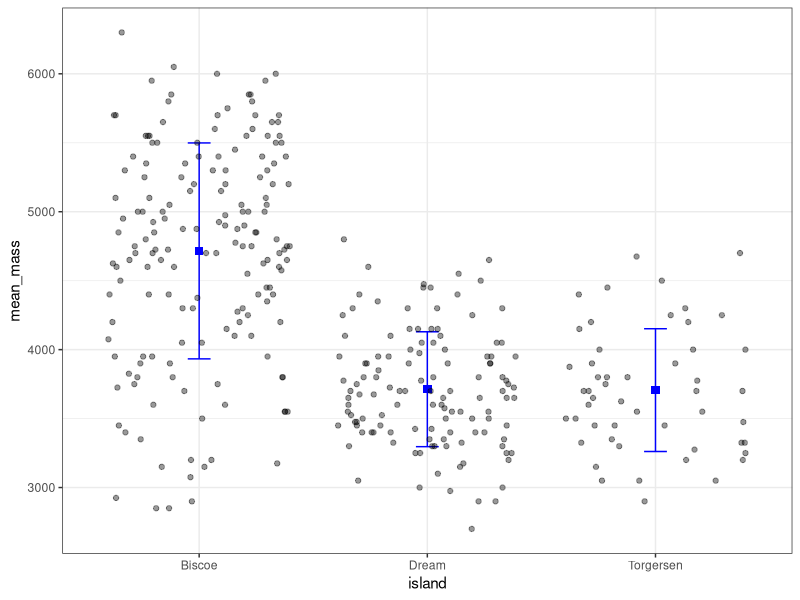
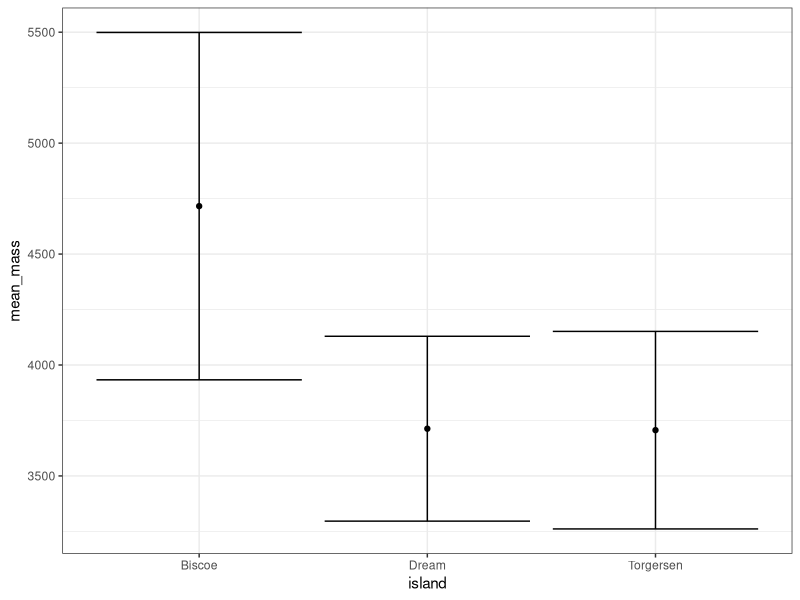
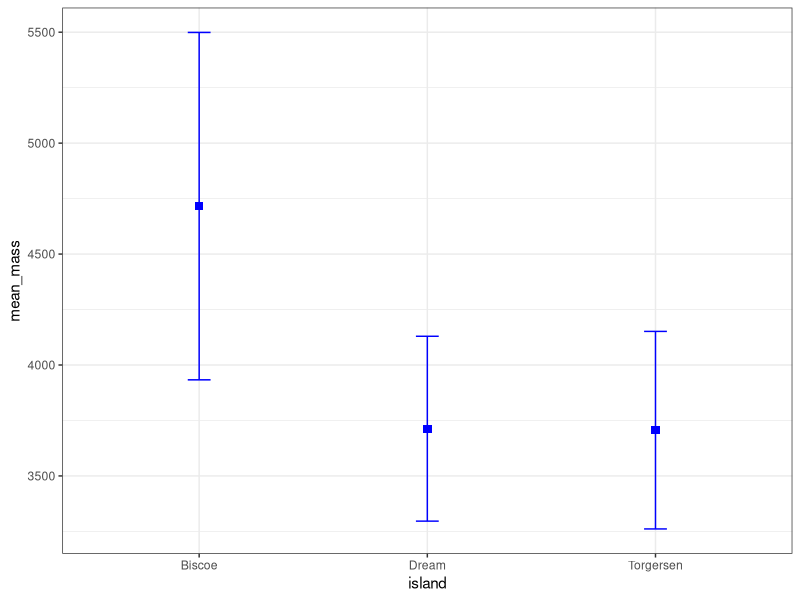
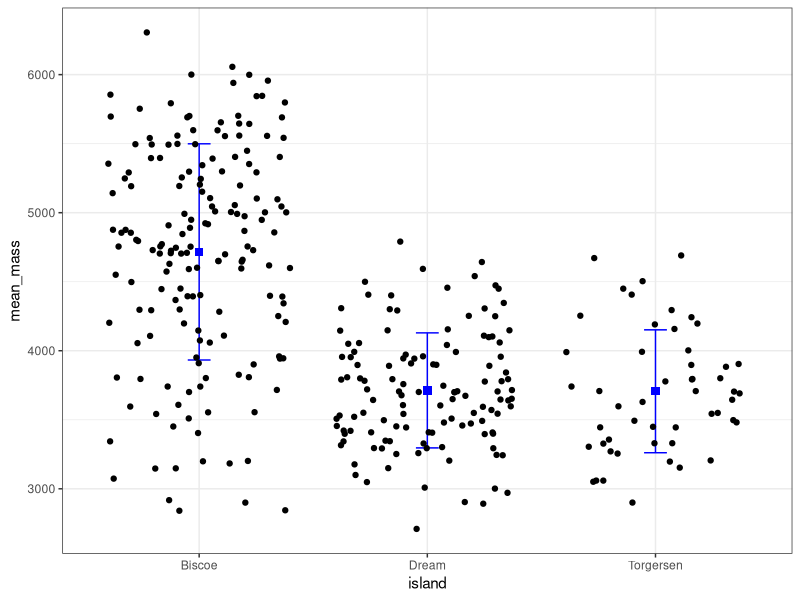
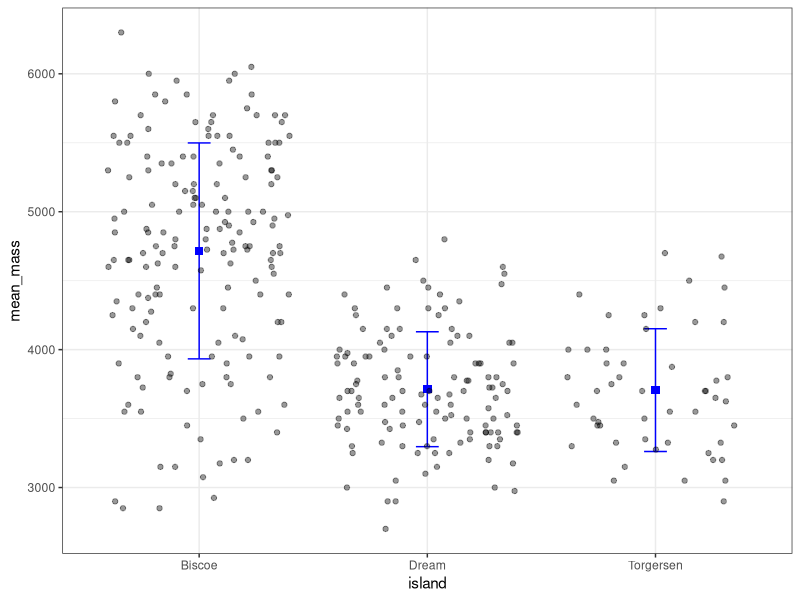
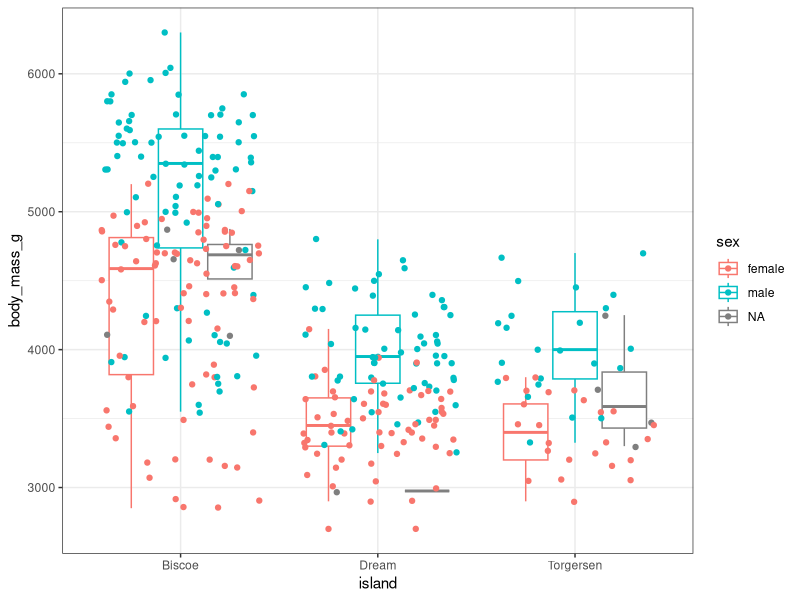
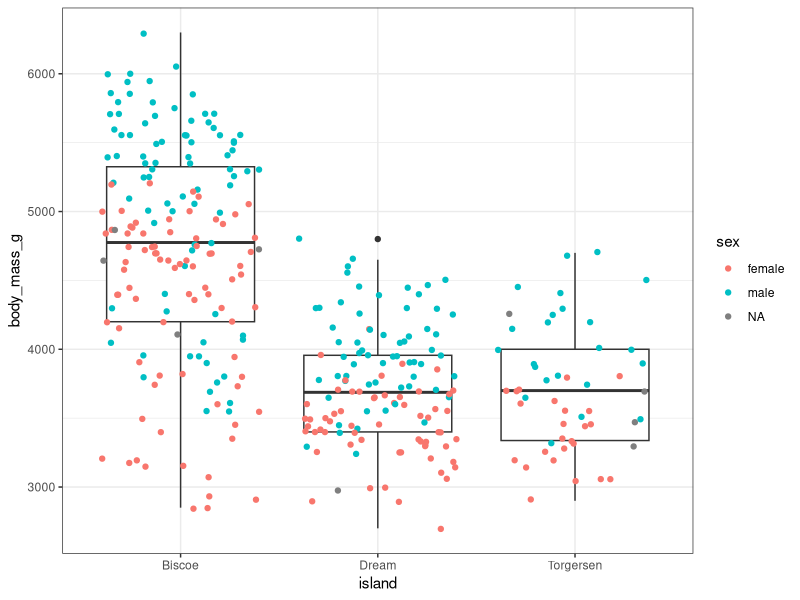
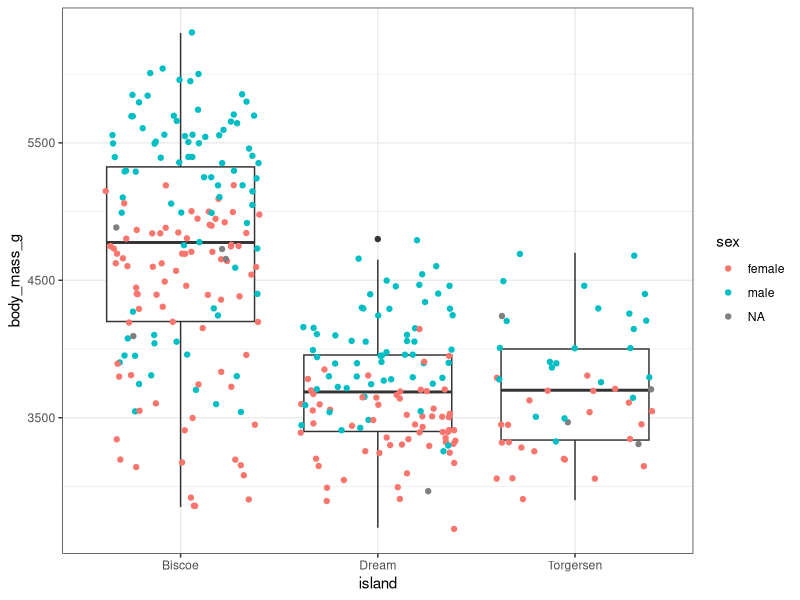

Here is the R script that generated these plots, in order: (Note: this script raises an error after producing the figures.)
## ---- chunk 1
#| label: setup
library(tidyverse)
library(palmerpenguins)
theme_set(theme_bw())
## ---- chunk 2
#| echo: false

peng_summary <- 
  penguins |> 
  group_by(island) |> 
  summarize(
    mean_mass = mean(body_mass_g, na.rm = TRUE),
    lower_sd = mean_mass - sd(body_mass_g, na.rm = TRUE),
    upper_sd = mean_mass + sd(body_mass_g, na.rm = TRUE)
  )

ggplot(peng_summary, aes(x = island, y = mean_mass)) +
  #mean
  geom_point(shape = "square", color = "blue", size = 2.5) +
  #sd
  geom_errorbar(
    data = peng_summary,
    aes(y = mean_mass, ymin = lower_sd, ymax = upper_sd),
    width = 0.1,
    color = "blue"
  ) +
  #add raw data:
  geom_jitter(
    data = penguins,
    aes(y = body_mass_g),
    alpha = 0.4,
    height = 0
  )
## ---- chunk 3
peng_summary <- 
  penguins |> 
  group_by(island) |> #for each island...
  summarize(
    mean_mass = mean(body_mass_g, na.rm = TRUE),
    sd = sd(body_mass_g, na.rm = TRUE)
  )
peng_summary
## ---- chunk 4
peng_summary <-
  peng_summary |> 
  mutate(lower = mean_mass - sd, upper = mean_mass + sd)
peng_summary
## ---- chunk 5
ggplot(peng_summary, aes(x = island)) +
  #mean:
  geom_point(aes(y = mean_mass)) +
  #sd:
  geom_errorbar(aes(ymin = lower, ymax = upper))
## ---- chunk 6
ggplot(peng_summary, aes(x = island)) +
  #mean:
  geom_point(
    aes(y = mean_mass),
    shape = "square",
    color = "blue",
    size = 2.5
  )+
  #sd:
  geom_errorbar(
    data = peng_summary,
    aes(ymin = lower, ymax = upper),
    width = 0.1,
    color = "blue"
  ) 
## ---- chunk 7
ggplot(peng_summary, aes(x = island)) +
  #mean:
  geom_point(
    aes(y = mean_mass),
    shape = "square",
    color = "blue",
    size = 2.5
  )+
  #sd:
  geom_errorbar(
    data = peng_summary,
    aes(ymin = lower, ymax = upper),
    width = 0.1,
    color = "blue"
  ) +
  #add raw data:
  geom_jitter(
    data = penguins, #override data to use penguins instead of peng_summary
    aes(y = body_mass_g),
  )
## ---- chunk 8
ggplot(peng_summary, aes(x = island)) +
  #mean:
  geom_point(
    aes(y = mean_mass),
    shape = "square",
    color = "blue",
    size = 2.5
  )+
  #sd:
  geom_errorbar(
    data = peng_summary,
    aes(ymin = lower, ymax = upper),
    width = 0.1,
    color = "blue"
  ) +
  #add raw data:
  geom_jitter(
    data = penguins, #override data to use penguins instead of peng_summary
    aes(y = body_mass_g),
    alpha = 0.4, #add transparency
    height = 0 #don't jitter vertically, only horizontally
  )
## ---- chunk 9
ggplot(penguins, aes(x = island, y = body_mass_g, color = sex)) +
  geom_boxplot() +
  geom_jitter()
## ---- chunk 10
ggplot(penguins, aes(x = island, y = body_mass_g)) +
  geom_boxplot() +
  geom_jitter(aes(color = sex))
## ---- chunk 11
ggplot(penguins, aes(x = island, y = body_mass_g, color = sex)) +
  geom_boxplot(aes(x = island, y = body_mass_g), inherit.aes = FALSE) +
  geom_jitter()
## ---- chunk 12
ggplot(penguins, aes(x = island, y = body_mass_g, color = sex)) +
  geom_boxplot(color = "darkgreen") +
  geom_jitter()
## ---- chunk 13
#| echo: false
p <- 
  ggplot(penguins |> drop_na(), aes(x = body_mass_g, y = bill_length_mm, color = species)) +
  geom_point() +
  geom_smooth(method = "lm", se = FALSE) +
  facet_wrap(vars(island), ncol = 1)
p
## ---- chunk 14
#| echo: false
p + 
  scale_color_manual(
    values = c(
      "Adelie" = "#7570b3",
      "Chinstrap" = "#d95f02",
      "Gentoo" = "#1b9e77"
    ),
    breaks = c("Gentoo", "Chinstrap", "Adelie")
  ) +
  scale_x_continuous(
    n.breaks = 10
  ) +
  scale_y_continuous(
    breaks = seq(30, 65, by = 5)
  )
## ---- chunk 15
my_cols <- c(
  "Adelie" = "#7570b3",
  "Chinstrap" = "#d95f02",
  "Gentoo" = "#1b9e77"
)
## ---- chunk 16
p +
  scale_color_manual(
    name = "Species",
    values = my_cols
  )
## ---- chunk 17
p_new <- p +
  scale_color_manual(
    name = "Species",
    values = my_cols,
    breaks = c("Gentoo", "Chinstrap", "Adelie")
  )
p_new
## ---- chunk 18
p_new +
  scale_x_continuous(n.breaks = 10)
## ---- chunk 19
p_new +
  scale_x_continuous(n.breaks = 10) +
  scale_y_continuous(breaks = seq(from = 30, to = 65, by = 5.5))
## ---- chunk 20
ggplot(penguins, aes(x = island, y = body_mass_g)) +
  geom_jitter(alpha = 0.4, height = 0) +
  stat_summary(fun.data = mean_sdl, fun.args = list(mult = 1),
               color = "blue", shape = "square")
## ---- chunk 21
df <- expand_grid(x = LETTERS[1:5], y = 1:5)
ggplot(df) +
  geom_point(aes(x = x, y = y, 
        color = x, shape = x,
        size = y, alpha = y, stroke = y))
## ---- chunk 22
#| warning: true
ggplot(penguins, aes(x = island, y = body_mass_g)) +
  stat_summary()
## ---- chunk 23
mean_sdl(rnorm(100), mult = 1)
## ---- chunk 24
ggplot(penguins, aes(x = island, y = body_mass_g)) +
  stat_summary(fun.data = mean_sdl, fun.args = list(mult = 1))
## ---- chunk 25
ggplot(penguins, aes(x = island, y = body_mass_g)) +
  geom_jitter(alpha = 0.4, height = 0) +
  stat_summary(fun.data = "mean_sdl", fun.args = list(mult = 1),
               color = "blue", shape = "square")
## ---- chunk 26
median_80 <- function(vals) {
   tibble(y = median(vals, na.rm = TRUE),
          ymin = quantile(vals, 0.1),
          ymax = quantile(vals, 0.9))
}
ggplot(penguins, aes(x = island, y = body_mass_g)) +
  geom_jitter(alpha = 0.4, height = 0) +
  stat_summary(fun.data = "median_80", color = "blue", shape = "square")
## ---- chunk 27
ggplot(penguins) +
  geom_histogram(aes(x = body_mass_g)) +
  facet_wrap(vars(island))
## ---- chunk 28
ggplot(penguins) +
  geom_histogram(aes(x = body_mass_g, y = after_stat(density))) +
  facet_wrap(vars(island))
## ---- chunk 29
ggplot(penguins, aes(x = body_mass_g, y = bill_length_mm)) +
  facet_wrap(vars(island)) +
  geom_point()
## ---- chunk 30
ggplot(penguins, aes(x = body_mass_g, y = bill_length_mm)) +
  facet_grid(vars(sex), vars(island)) +
  geom_point()
## ---- chunk 31
p
## ---- chunk 32
p + scale_x_continuous(limits = c(4000, 5000))
## ---- chunk 33
p + coord_cartesian(xlim = c(4000, 5000))
